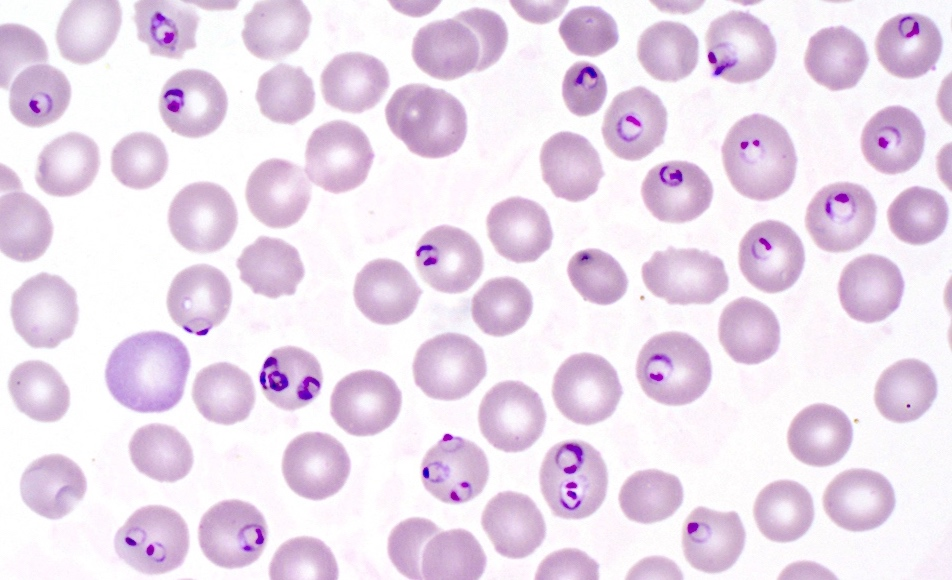
#> input picture malaria_3.jpeg, 952 x 580 px
$ python cell_counting.py
#> lines starting #> are read from the running program, lines starting #| are printed output that depends on the picture; after the words box and inside, x2 and y2 are one past the last pixel; in counts of white or black regions, pixels touching at a corner belong together

import skimage.io as io
import numpy as np
from skimage.color import rgb2gray
from skimage.filters import sobel

def seedfill(im, seed_row, seed_col, fill_color,bckg):
    """
    im: The image on which to perform the seedfill algorithm
    seed_row and seed_col: position of the seed pixel
    fill_color: Color for the fill
    bckg: Color of the background, to be filled
    Returns: Number of pixels filled
    Behavior: Modifies image by performing seedfill
    """
    size=0  # keep track of patch size
    n_row, n_col = im.shape
    front={(seed_row,seed_col)}  # initial front
    while len(front)>0:
        r, c = front.pop()  # remove an element from front
        if im[r, c]==bckg:
            im[r, c]=fill_color  # color the pixel
            size+=1
            # look at all neighbors
            for i in range(max(0,r-1), min(n_row,r+2)):
                for j in range(max(0,c-1),min(n_col,c+2)):
                    # if background, add to front
                    if im[i,j]==bckg and\
                       (i,j) not in front:
                        front.add((i,j))
    return size


def fill_cells(edge_image):
    """
    Args:
        edge_image: A black-and-white image, with black background and
                    white edges
    Returns: A new image where each close region is filled with a different
             grayscale value
    """
    filled_image=edge_image.copy()
    n_regions_found_so_far=0
    # start by filling the background to dark gray, from pixel (0,0)
    s=seedfill(filled_image, 0 ,0, 0.1,0)
    for i in range(filled_image.shape[0]):
        for j in range(filled_image.shape[1]):
            # if pixel is black, seedfill from here
            if filled_image[i,j]==0:
                col = 0.5+0.001*n_regions_found_so_far
                seedfill(filled_image, i ,j, col,0)
                n_regions_found_so_far+=1
    return filled_image


def classify_cells(original_image, labeled_image, \
                   min_size=1000, max_size=5000, \
                   infected_grayscale=0.5, min_infected_percentage=0.02) -> int:
    """
    Args:
        original_image: A graytone image
        labeled_image: A graytone image, with each closed region colored
                       with a different grayscal value
        min_size, max_size: The min and max size of a region to be called a cell
        infected_grayscale: Maximum grayscale value for a pixel to be called infected
        min_infected_percentage: Smallest fraction of dark pixels needed to call a cell infected
    Returns: An integer representing the number of cells that are infected.
    """
    n_row, n_col = original_image.shape
    # Build a set of all grayscale values in the labeled image
    grayscales = {labeled_image[i,j] for i in range(n_row) for j in range(n_col) if labeled_image[i,j]>=0.5 and labeled_image[i,j]<1}
    # Counter of number of infected cells.
    infected = 0

    #Create a for loop to traverse each grayscale value in the grayscales set
    for value in grayscales:
        #Create dark and light count variables
        dark_count = 0
        light_count = 0
        #Scan the image by going through all the pixels
        for i in range(n_row):
            for j in range(n_col):
                #Check if the pixels of grayscale value are same in labeled image
                if labeled_image[i,j] == value:
                    #If the pixels in original image is less than or equal to 0.5
                    if original_image [i,j] <= infected_grayscale:
                        #The cell is infected meaning the cell has dark patch
                        #Count the dark pixels
                        dark_count += 1
                    #If the pixels is greater than 0.5, than it is light
                    else:
                        #Count the light pixels
                        light_count += 1

        #Add the dark and light count together to count the total infected cells
        total_pixels = (dark_count + light_count)
        #A region with grayscale value is a valid cell if it between 1000 and 5000 pixels
        #A cell is infected if at least 2% of the pixels it contains have pixel
        #grayscale value below 0.5 in the original grayscale image
        if total_pixels >= min_size and total_pixels <= max_size and (dark_count/total_pixels) >= min_infected_percentage:
            #Increment the counter of infected cells
            infected +=1

    return infected

def edLessons(image):
    # Converting the image to graytone
    image_gray = rgb2gray(image)
    #STEP1
    image_sobel = sobel(image_gray)
    #STEP2
    image_sobel_T005=np.where(image_sobel>=0.05,1.0, 0.0)
    #STEP3
    n_row, n_col = image_sobel_T005.shape
    sobel_clean = image_sobel_T005.copy()
    for i in range(n_row):
        for j in range(n_col):
            if np.min(image_gray[max(0,i-1):min(n_row,i+2),max(0,j-1):min(n_col,j+2)])<0.5:
                sobel_clean[i,j]=0
    #STEP4
    image_filled=fill_cells(sobel_clean)
    #STEP5
    infected = classify_cells(image_gray, image_filled)
    return infected

if __name__ == "__main__":

    # Reading the original image
    image = io.imread("malaria_3.jpeg")
#> image is the input picture: shape (580, 952, 3); mean R, G, B 234.4, 219.9, 235.9
    cells_infected = edLessons(image)
#> in edLessons, `image_gray = rgb2gray(image)`:
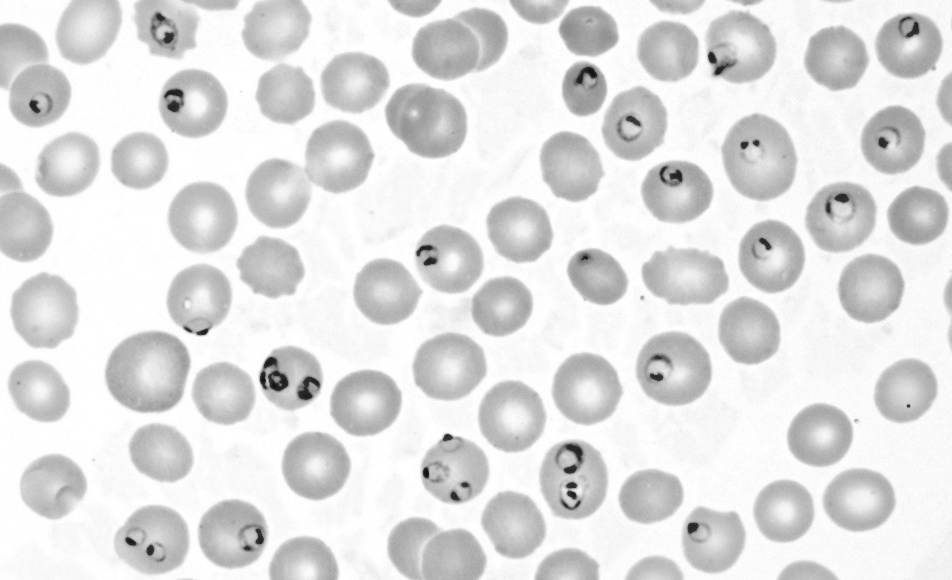
#> image_gray: shape (580, 952) float64; min 0.0664, max 1, mean 0.879
#> in edLessons, `image_sobel = sobel(image_gray)`:
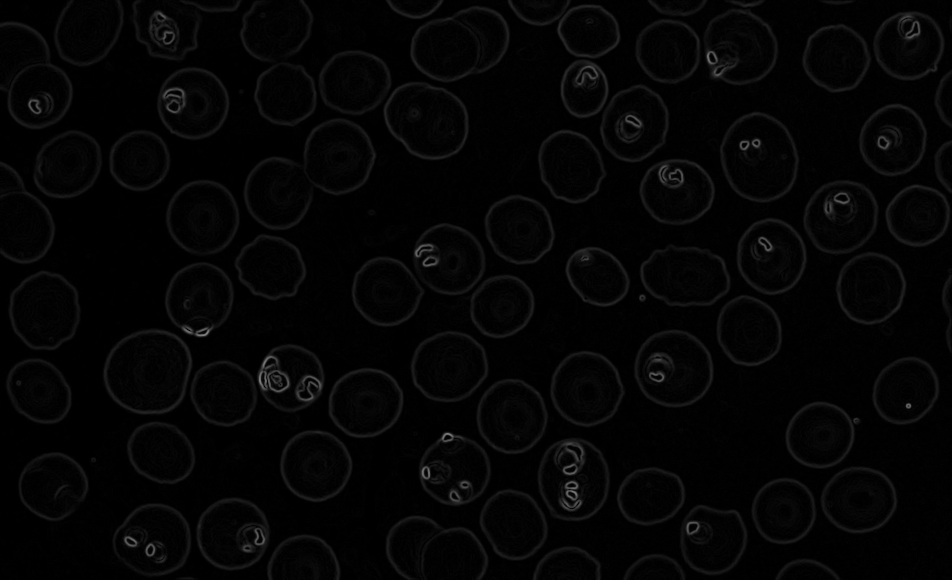
#> image_sobel: shape (580, 952) float64; min 0, max 0.511, mean 0.0195
#> in edLessons, `image_sobel_T005=np.where(image_sobel>=0.05,1.0, 0.0)`:
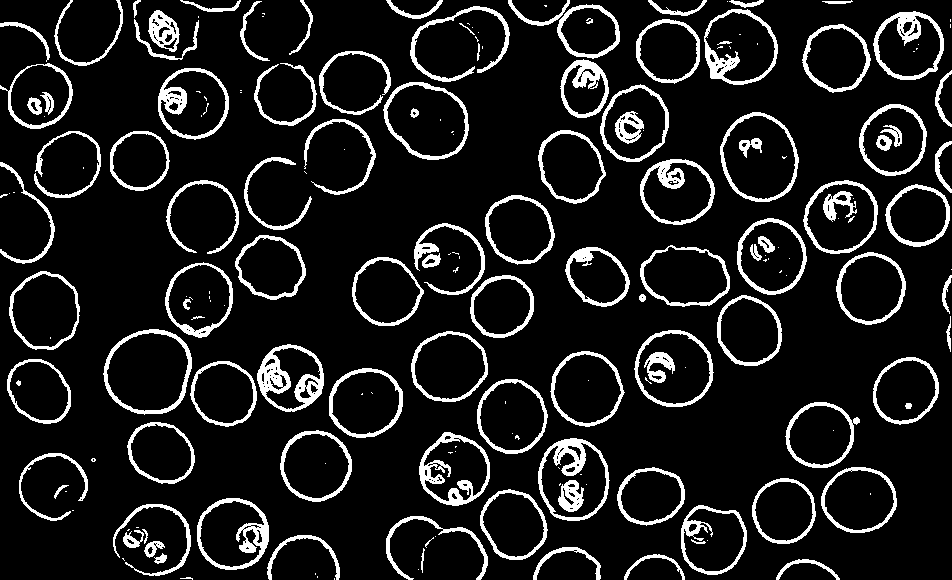
#> image_sobel_T005: shape (580, 952) float64; values 0 (black) and 1 (white), 11.3% white; 203 white regions (91 under 20 px), largest, box (x1, y1, x2, y2) and area: (257, 344, 324, 412) 1750, (419, 432, 490, 506) 1473, (538, 438, 610, 521) 1435
#> after the loop in edLessons, `for i in range(n_row):`:
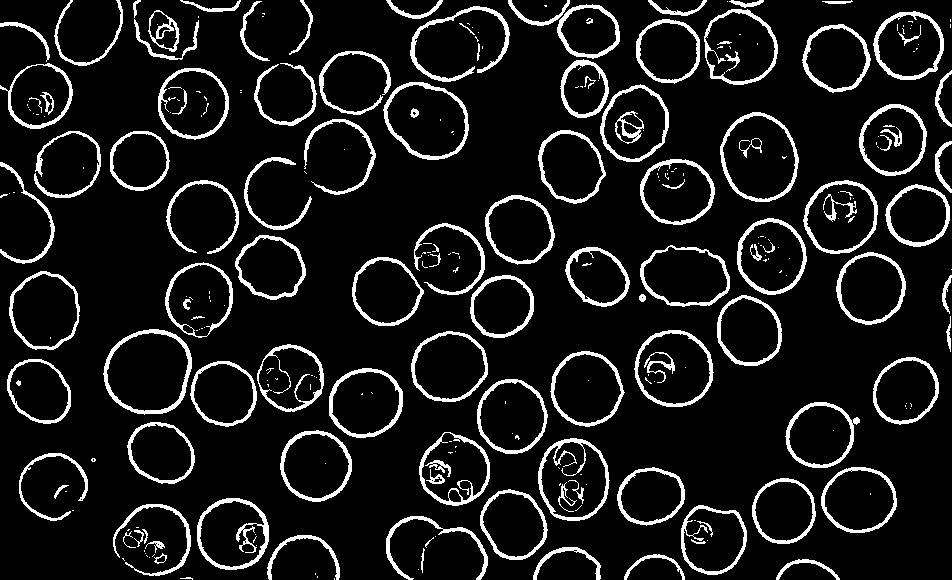
#> sobel_clean: shape (580, 952) float64; values 0 (black) and 1 (white), 10.2% white; 292 white regions (169 under 20 px), largest, box (x1, y1, x2, y2) and area: (197, 498, 269, 570) 1102, (103, 329, 192, 415) 1094, (410, 6, 510, 82) 1051
#> after the loop in seedfill, `while len(front)>0:`:
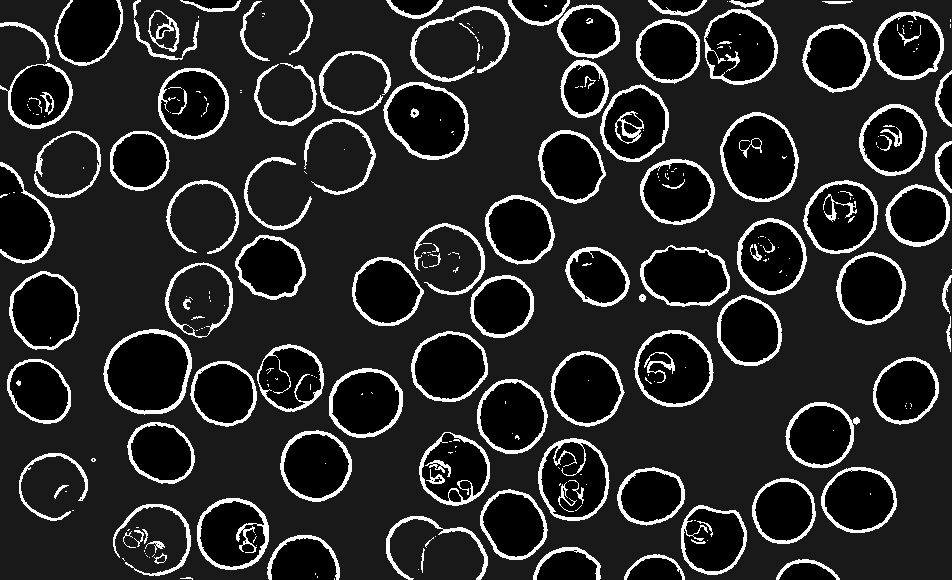
#> im: shape (580, 952) float64; min 0, max 1, mean 0.163
#> after the loop in seedfill, `while len(front)>0:`: front = 0 items; size = 338701
#> after the loop in fill_cells, `for i in range(filled_image.shape[0]):`:
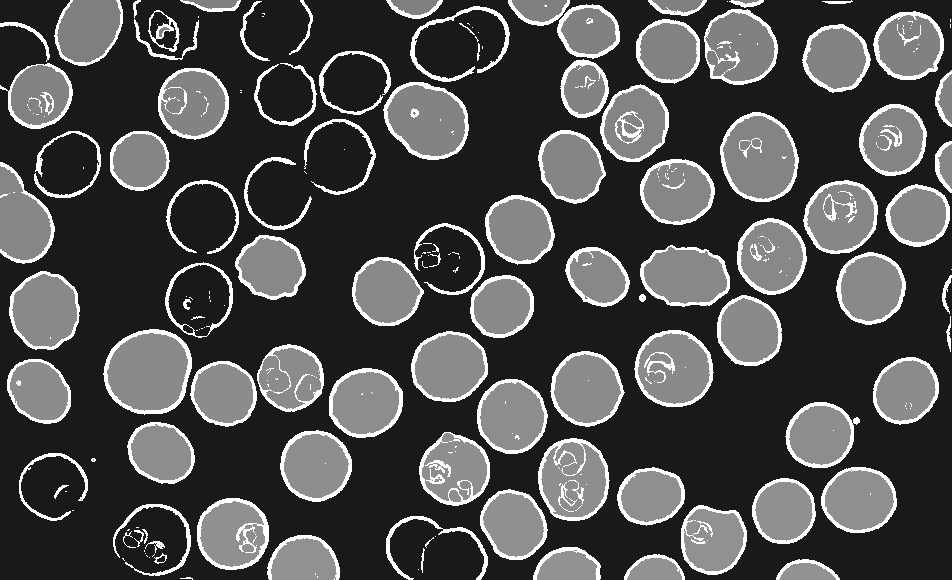
#> filled_image: shape (580, 952) float64; min 0.1, max 1, mean 0.316
#> after the loop in fill_cells, `for i in range(filled_image.shape[0]):`: n_regions_found_so_far = 76
#> in classify_cells, `grayscales = {labeled_image[i,j] for i in range(n_row) for j in range(..`: grayscales = 76 items
#> the loop in classify_cells, `for value in grayscales:` made 76 passes
#> (value, total_pixels) on passes 1 to 12: (0.5, 3125), (0.501, 323), (0.504, 451), (0.502, 508), (0.503, 869), (0.505, 53), (0.506, 1908), (0.507, 1), (0.508, 3458), (0.509, 2836), (0.513, 2555), (0.529, 3242)
#> total_pixels on passes 61, 64, 70, 76: 2638, 2987, 2784, 2751
#> after the loop in classify_cells, `for value in grayscales:`: infected = 17
#> cells_infected = 17
    print("The number of infected cells are: " + str(cells_infected))
#| The number of infected cells are: 17

$ run again, with malaria_1.jpeg copied over malaria_3.jpeg
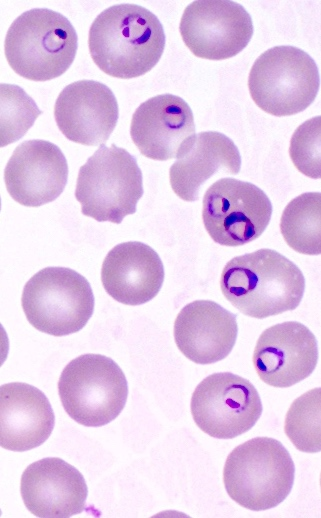
#> input picture malaria_1.jpeg, 321 x 518 px
#> image is the input picture: shape (518, 321, 3); mean R, G, B 228, 201.9, 233.2
#> image_sobel_T005: shape (518, 321) float64; values 0 (black) and 1 (white), 13.7% white; 64 white regions (30 under 20 px), largest, box (x1, y1, x2, y2) and area: (200, 176, 274, 248) 1944, (52, 78, 145, 226) 1637, (219, 247, 307, 320) 1559
#> after the loop in edLessons, `for i in range(n_row):`:
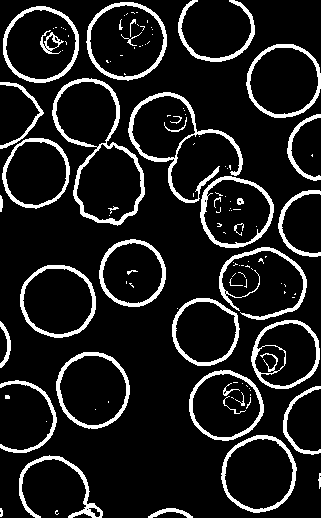
#> sobel_clean: shape (518, 321) float64; values 0 (black) and 1 (white), 11.8% white; 125 white regions (83 under 20 px), largest, box (x1, y1, x2, y2) and area: (52, 78, 145, 226) 1637, (128, 92, 243, 203) 1416, (251, 320, 320, 389) 955
#> after the loop in seedfill, `while len(front)>0:`: front = 0 items; size = 85332
#> after the loop in fill_cells, `for i in range(filled_image.shape[0]):`:
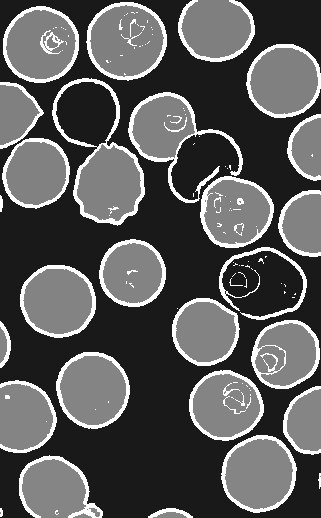
#> filled_image: shape (518, 321) float64; min 0.1, max 1, mean 0.358
#> after the loop in fill_cells, `for i in range(filled_image.shape[0]):`: n_regions_found_so_far = 31
#> grayscales = 31 items
#> the loop in classify_cells, `for value in grayscales:` made 31 passes
#> (value, total_pixels) on passes 1 to 8: (0.5, 3204), (0.501, 3908), (0.504, 3536), (0.502, 3505), (0.503, 7), (0.505, 1617), (0.506, 2724), (0.507, 1332)
#> after the loop in classify_cells, `for value in grayscales:`: infected = 6
#| The number of infected cells are: 6
